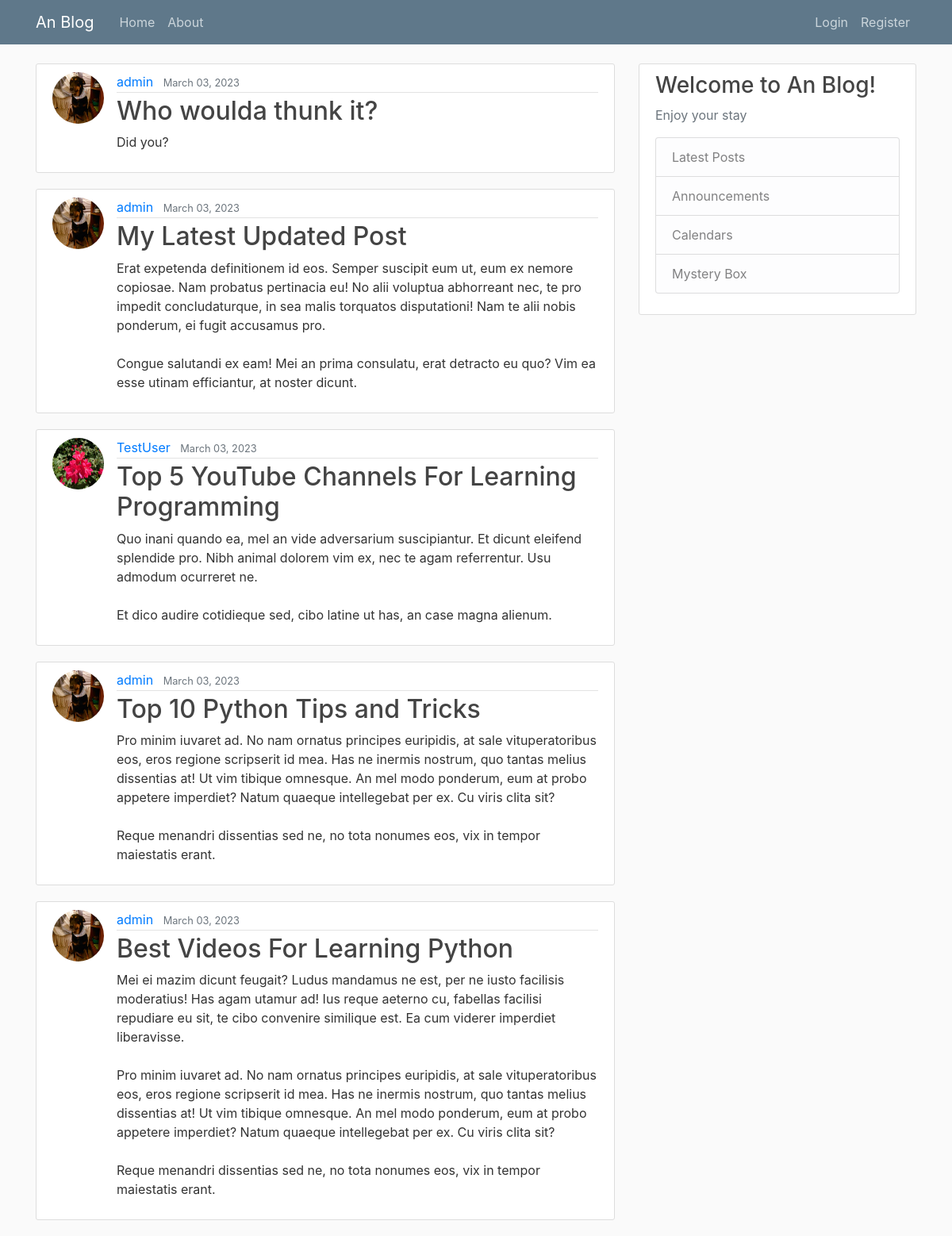
The app's page /, older data.
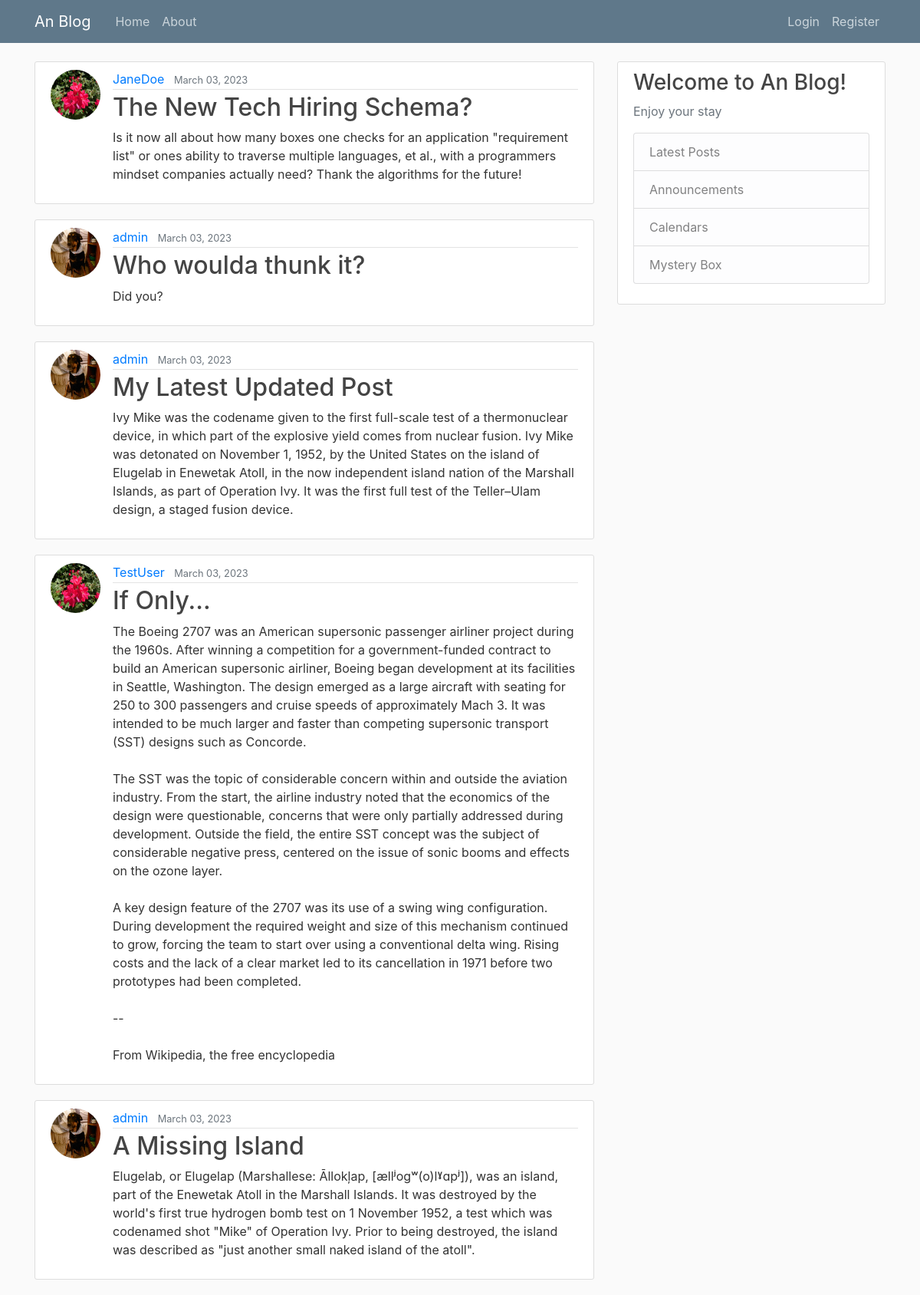
The same page, newer data.
### blog/models.py (models this page shows, shortened)
class Post(models.Model):
    title = models.CharField(max_length=100)
    content = models.TextField()
    date_posted = models.DateTimeField(default=timezone.now)  # auto filled
    author = models.ForeignKey(User, on_delete=models.CASCADE)

### users/models.py (models this page shows, shortened)
class Profile(models.Model):
    user = models.OneToOneField(User, on_delete=models.CASCADE)
    image = models.ImageField(default='default.jpg', upload_to='profile_pics')

### blog/views.py (the view)
# urls.py: path('', PostListView.as_view(), name='blog-home'),
class PostListView(ListView):
    model = Post
    template_name = 'blog/home.html'
    context_object_name = 'posts'
    ordering = ['-date_posted']
    paginate_by = 5

### blog/templates/blog/home.html
{% extends "blog/base.html" %}
{% block content %}
    {% for post in posts %}
        <article class="media content-section">
            <img class="rounded-circle article-img" src="{{ post.author.profile.image.url }}">
            <div class="media-body">
                <div class="article-metadata">
                    <a class="mr-2" href="#">{{ post.author }}</a>
                    <small class="text-muted">{{ post.date_posted|date:"F d, Y" }}</small>
                </div>
                <h2><a class="article-title" href="{% url 'post-detail' post.id %}">{{ post.title }}</a></h2>
                <p class="article-content">{{ post.content }}</p>
            </div>
        </article>
    {% endfor %}
{% endblock content %}

### blog/templates/blog/base.html (shortened to what this page needs)
{% load static %}
<!DOCTYPE html>
<html lang="en">
<head>
    <link rel="stylesheet" href="https://cdn.jsdelivr.net/npm/bootstrap@4.0.0/dist/css/bootstrap.min.css">
    <link rel="stylesheet" type="text/css" href="{% static 'blog/main.css' %}">
</head>
<body>
    <header class="site-header">
      <nav class="navbar navbar-expand-md navbar-dark bg-steel fixed-top">
        <div class="container">
          <a class="navbar-brand mr-4" href="{% url 'blog-home' %}">An Blog</a>
          <div class="collapse navbar-collapse" id="navbarToggle">
            <div class="navbar-nav mr-auto">
              <a class="nav-item nav-link" href="{% url 'blog-home' %}">Home</a>
              <a class="nav-item nav-link" href="{% url 'blog-about' %}">About</a>
            </div>
            <div class="navbar-nav">
                {% if user.is_authenticated %}
                    <a class="nav-item nav-link" href="{% url 'post-create' %}">Create Post</a>
                    <a class="nav-item nav-link" href="{% url 'profile' %}">Profile</a>
                    <a class="nav-item nav-link" href="{% url 'logout' %}">Logout</a>
                {% else %}
                    <a class="nav-item nav-link" href="{% url 'login' %}">Login</a>
                    <a class="nav-item nav-link" href="{% url 'register' %}">Register</a>
                {% endif %}
            </div>
          </div>
        </div>
      </nav>
    </header>
    <main role="main" class="container">
      <div class="row">
        <div class="col-md-8">
            {% block content %}{% endblock %}
        </div>
        <div class="col-md-4">
          <div class="content-section">
            {% if user.is_authenticated %}
                <h3>Welcome, {{ user.username }}!</h3>
            {% else %}
                <h3>Welcome to An Blog!</h3>
            {% endif %}
            <p class='text-muted'>Enjoy your stay
              <ul class="list-group">
                <li class="list-group-item list-group-item-light">Latest Posts</li>
                <li class="list-group-item list-group-item-light">Announcements</li>
                <li class="list-group-item list-group-item-light">Calendars</li>
                <li class="list-group-item list-group-item-light">Mystery Box</li>
              </ul>
            </p>
          </div>
        </div>
      </div>
    </main>
</body>
</html>

### blog/static/blog/main.css (style rules this page uses)
body { background: #fafafa; color: #333333; margin-top: 5rem; }
h1, h2, h3, h4, h5, h6 { color: #444444; }
ul { margin: 0; }
.bg-steel { background-color: #5f788a; }
.site-header .navbar-nav .nav-link { color: #cbd5db; }
.content-section { background: #ffffff; padding: 10px 20px; border: 1px solid #dddddd; border-radius: 3px; margin-bottom: 20px; }
.article-title { color: #444444; }
.article-content { white-space: pre-line; }
.article-img { height: 65px; width: 65px; margin-right: 16px; }
.article-metadata { padding-bottom: 1px; margin-bottom: 4px; border-bottom: 1px solid #e3e3e3 }

Row changes from the older to the newer data that the page shows:
no longer on this page (row unchanged): Post: author.profile.image (picture), author "admin", date_posted "March 03, 2023", title "Best Videos For Learning Python", content "Mei ei mazim dicunt feugait? Ludus mandamus ne est, per ne iusto facilisis moderatius! Has agam utamur ad! Ius reque aeterno cu, fabellas facilisi repudiare eu sit, te cibo convenire similique est. Ea cum viderer imperdiet liberavisse. Pro minim iuvaret ad. No nam ornatus principes euripidis, at sale vituperatoribus eos, eros regione scripserit id mea. Has ne inermis nostrum, quo tantas melius dissentias at! Ut vim tibique omnesque. An mel modo ponderum, eum at probo appetere imperdiet? Natum quaeque intellegebat per ex. Cu viris clita sit? Reque menandri dissentias sed ne, no tota nonumes eos, vix in tempor maiestatis erant."
added Post: author.profile.image (placeholder picture), author "JaneDoe", date_posted "March 03, 2023", title "The New Tech Hiring Schema?", content "Is it now all about how many boxes one checks for an application \"requirement list\" or ones ability to traverse multiple languages, et al., with a programmers mindset companies actually need? Thank the algorithms for the future!"
changed Post "My Latest Updated Post": content "Erat expetenda definitionem id eos. Semper suscipit eum ut, eum ex nemore copiosae. Nam probatus pertinacia eu! No alii voluptua abhorreant nec, te pro impedit concludaturque, in sea malis torquatos disputationi! Nam te alii nobis ponderum, ei fugit accusamus pro. Congue salutandi ex eam! Mei an prima consulatu, erat detracto eu quo? Vim ea esse utinam efficiantur, at noster dicunt." → "Ivy Mike was the codename given to the first full-scale test of a thermonuclear device, in which part of the explosive yield comes from nuclear fusion. Ivy Mike was detonated on November 1, 1952, by the United States on the island of Elugelab in Enewetak Atoll, in the now independent island nation of the Marshall Islands, as part of Operation Ivy. It was the first full test of the Teller–Ulam design, a staged fusion device."
changed Post "TestUser": title "Top 5 YouTube Channels For Learning Programming" → "If Only..."; content "Quo inani quando ea, mel an vide adversarium suscipiantur. Et dicunt eleifend splendide pro. Nibh animal dolorem vim ex, nec te agam referrentur. Usu admodum ocurreret ne. Et dico audire cotidieque sed, cibo latine ut has, an case magna alienum." → "The Boeing 2707 was an American supersonic passenger airliner project during the 1960s. After winning a competition for a government-funded contract to build an American supersonic airliner, Boeing began development at its facilities in Seattle, Washington. The design emerged as a large aircraft with seating for 250 to 300 passengers and cruise speeds of approximately Mach 3. It was intended to be much larger and faster than competing supersonic transport (SST) designs such as Concorde. The SST was the topic of considerable concern within and outside the aviation industry. From the start, the airline industry noted that the economics of the design were questionable, concerns that were only…"
changed Post: title "Top 10 Python Tips and Tricks" → "A Missing Island"; content "Pro minim iuvaret ad. No nam ornatus principes euripidis, at sale vituperatoribus eos, eros regione scripserit id mea. Has ne inermis nostrum, quo tantas melius dissentias at! Ut vim tibique omnesque. An mel modo ponderum, eum at probo appetere imperdiet? Natum quaeque intellegebat per ex. Cu viris clita sit? Reque menandri dissentias sed ne, no tota nonumes eos, vix in tempor maiestatis erant." → "Elugelab, or Elugelap (Marshallese: Āllokļap, [ællʲoɡʷ(o)lˠɑpʲ]), was an island, part of the Enewetak Atoll in the Marshall Islands. It was destroyed by the world's first true hydrogen bomb test on 1 November 1952, a test which was codenamed shot \"Mike\" of Operation Ivy. Prior to being destroyed, the island was described as \"just another small naked island of the atoll\"."
